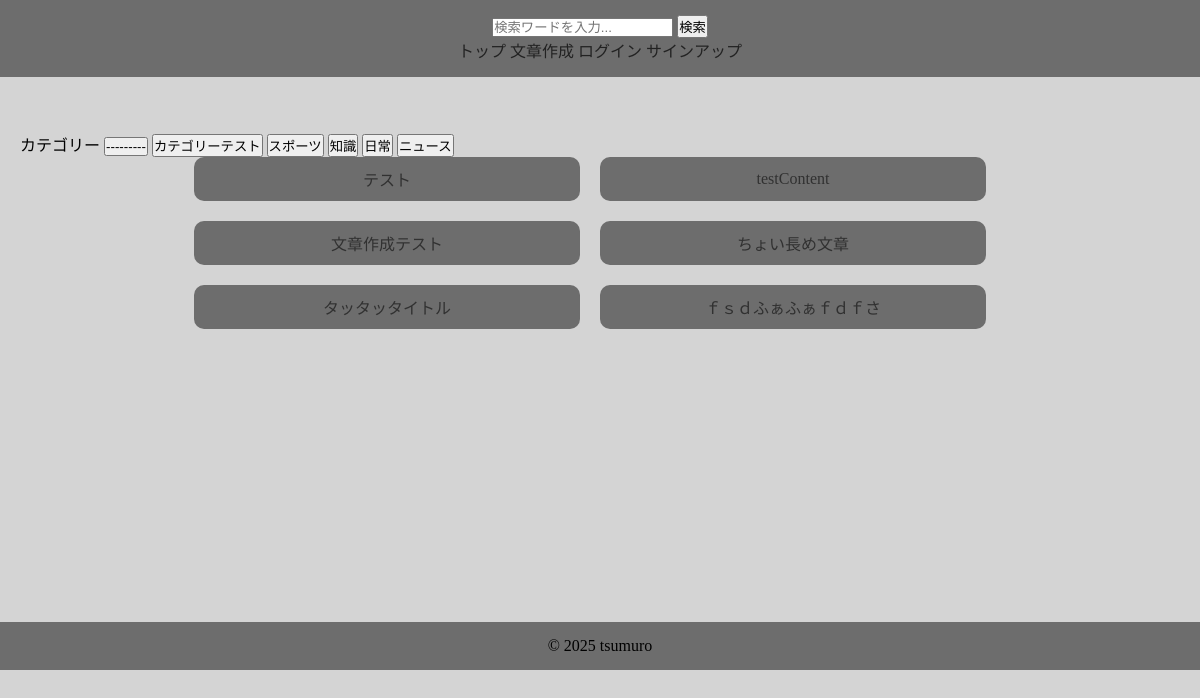
The app's page /content/typing_list/ with its own data.
### contentapp/models.py (models this page shows, shortened)
class Category(models.Model):
    name = models.CharField(max_length=30, unique=True)

class Content(models.Model):
    user = models.ForeignKey(
        settings.AUTH_USER_MODEL,
        on_delete=models.SET_NULL,
        null=True,
        blank=True
    )
    title = models.CharField(max_length=30, unique=True)
    sentence = models.TextField()
    category = models.ForeignKey(
        Category,
        on_delete=models.SET_NULL,
        null=True,
        blank=True,
    )
    is_public = models.BooleanField(default=True)
    play_count = models.IntegerField(default=0)
    created_at = models.DateTimeField(auto_now_add=True)

### contentapp/views.py (the view)
# urls.py: path('typing_list/', views.TypingListView.as_view(), name="typing_list"),
class TypingListView(generic.ListView):
    template_name = "typing_list.html"
    context_object_name = "typing_list"
    def get_queryset(self):
        queryset = Content.objects.filter(is_public=True)
        search = self.request.GET.get('search')
        if search:
            queryset = queryset.filter(title__icontains=search)
        category = self.request.GET.get('category')
        if category:
            queryset = queryset.filter(category=category)
        return queryset
    def get_context_data(self, **kwargs):
        context = super().get_context_data(**kwargs)
        context['categories'] = Category.objects.all()
        return context

### contentapp/templates/typing_list.html (shortened to what this page needs)
{% extends "base.html" %}
{% block contents %}
<form method="get">
    <label for="category">カテゴリー</label>
        <button type="submit" name="category" value="" selected>---------</button>
        {% for category in categories %}
            <button type="submit" name="category" value="{{ category.pk }}">{{ category.name }}</button>
        {% endfor %}
</form>
<ul class="list">
    {% for typing in typing_list %}
        <li><a href="{% url 'typingapp:typing' typing.pk %}">{{ typing.title|truncatechars:20 }}</a></li>
    {% endfor %}
</ul>
{% endblock %}

### typingproject/static/css/style.css (style rules this page uses)
* { margin: 0; padding: 0; }
html, body { height: 100%; margin: 0; padding: 0; background-color: #d4d4d4; }
.list { display: flex; flex-wrap: wrap; list-style: none; padding: 0; margin: 0 auto; width: 70%; gap: 20px; }
.list li { flex: 0 0 calc(50% - 20px); text-align: center; background-color: #6d6d6d; padding: 10px; box-sizing: border-box; border-radius: 10px; transition: color 0.3s ease, opacity 0.3s ease; }
.list li a { display: flex; align-items: center; justify-content: center; width: 100%; height: 100%; text-decoration: none; color: #313131; box-sizing: border-box; border-radius: 10px; margin: auto; }

### records on screen
Category: {{ category.pk }} 1 (drawn), name "カテゴリーテスト"
Category: {{ category.pk }} 2 (drawn), name "スポーツ"
Category: {{ category.pk }} 3 (drawn), name "知識"
Category: {{ category.pk }} 4 (drawn), name "日常"
Category: {{ category.pk }} 5 (drawn), name "ニュース"
Content: title "テスト"
Content: title "testContent"
Content: title "文章作成テスト"
Content: title "ちょい長め文章"
Content: title "タッタッタイトル"
Content: title "ｆｓｄふぁふぁｆｄｆさ"
